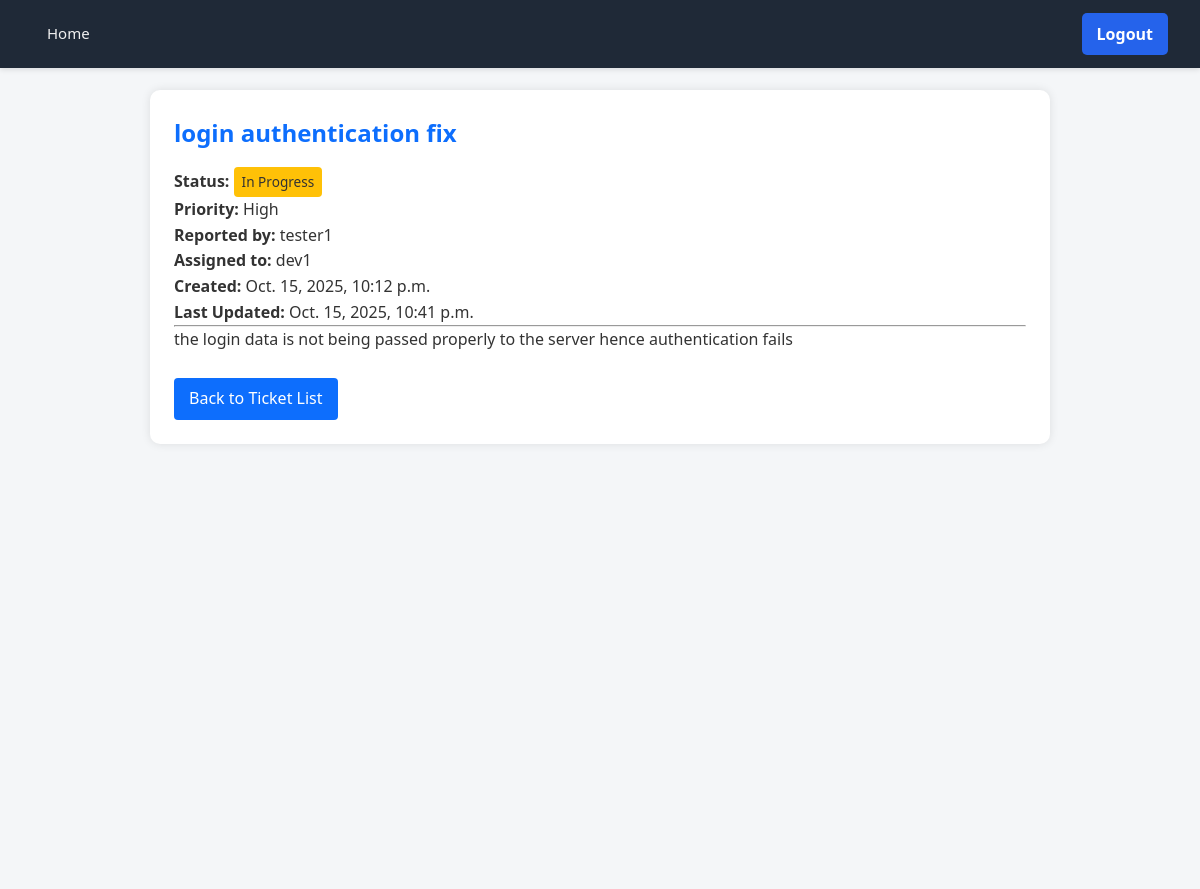
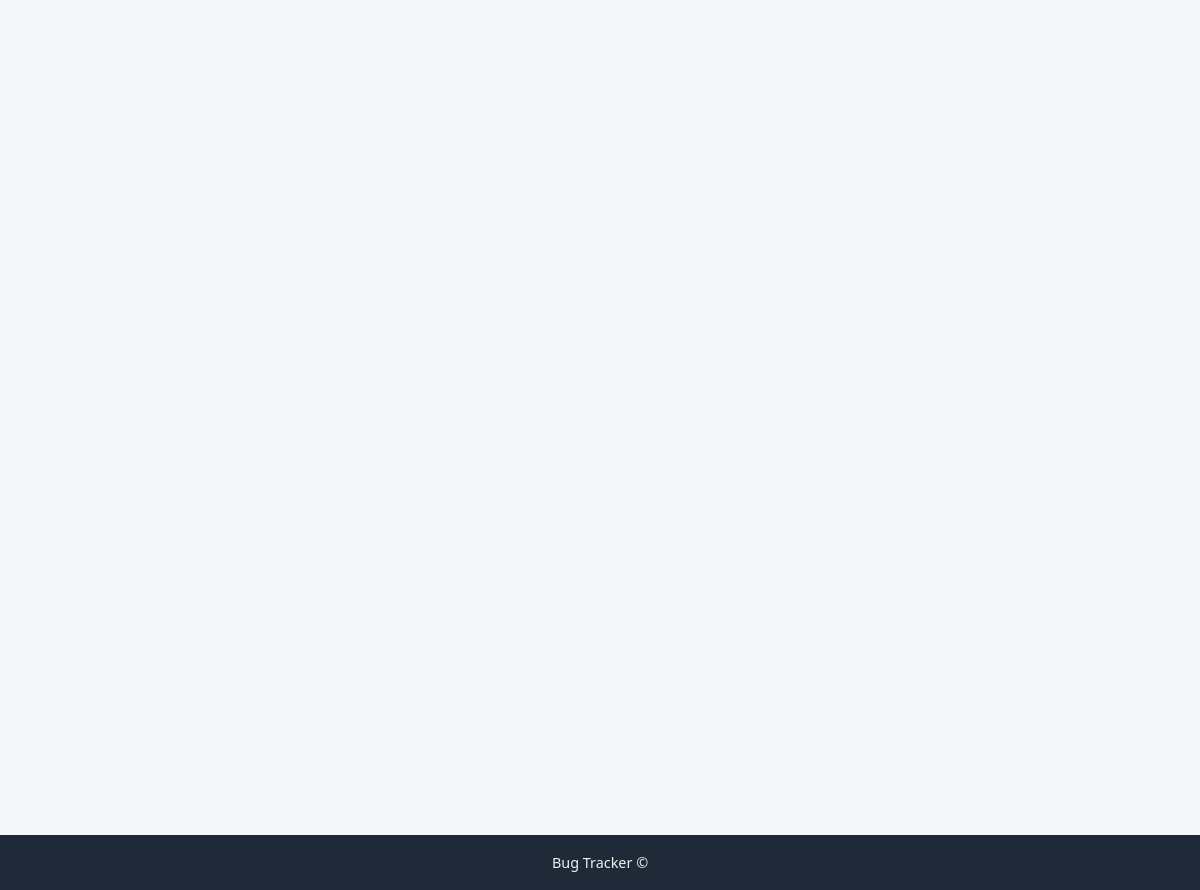
The app's page /ticket/3/ (signed in) with its own data (2 pictures, top to bottom).
### tickets/models.py (models this page shows, shortened)
class Ticket(models.Model):
    class Status(models.TextChoices):
        TO_DO = 'TO_DO', 'To Do'
        IN_PROGRESS = 'IN_PROGRESS', 'In Progress'
        RESOLVED = 'RESOLVED', 'Resolved'
    class Priority(models.TextChoices):
        LOW = 'LOW', 'Low'
        MEDIUM = 'MEDIUM', 'Medium'
        HIGH = 'HIGH', 'High'
    title = models.CharField(max_length=100)
    description = models.TextField()
    status = models.CharField(max_length=20, choices=Status.choices, default=Status.TO_DO)
    priority = models.CharField(max_length=20, choices=Priority.choices, default=Priority.MEDIUM)
    created_at = models.DateTimeField(auto_now_add=True)
    updated_at = models.DateTimeField(auto_now=True)
    assigned_to = models.ForeignKey(User, on_delete=models.SET_NULL, null=True, blank=True, related_name='assigned_tickets')
    reported_by = models.ForeignKey(User, on_delete=models.CASCADE, related_name='reported_tickets')

### tickets/views.py (the view)
# urls.py: path('ticket/<int:pk>/', views.ticket_detail, name='ticket_detail'),
@login_required
def ticket_detail(request, pk):
    ticket = get_object_or_404(Ticket, pk=pk)
    return render(request, 'tickets/ticket_detail.html', {'ticket': ticket})

### tickets/templates/tickets/ticket_detail.html (shortened to what this page needs)
{% extends 'tickets/base.html' %}
{% block content %}
    <h2>{{ ticket.title }}</h2>
    <p><strong>Status:</strong>
        <span class="badge {{ ticket.status|lower }}">
            {{ ticket.get_status_display }}
        </span>
    </p>
    <p><strong>Priority:</strong> {{ ticket.get_priority_display }}</p>
    <p><strong>Reported by:</strong> {{ ticket.reported_by.username }}</p>
    <p><strong>Assigned to:</strong> {{ ticket.assigned_to.username|default:"Unassigned" }}</p>
    <p><strong>Created:</strong> {{ ticket.created_at }}</p>
    <p><strong>Last Updated:</strong> {{ ticket.updated_at }}</p>
    <hr>
    <p>{{ ticket.description|linebreaks }}</p>
    <br>
    <a href="{% url 'ticket_list' %}" class="button">Back to Ticket List</a>
{% endblock %}

### tickets/static/css/style.css (style rules this page uses)
* { margin: 0; padding: 0; box-sizing: border-box; font-family: "Segoe UI", Tahoma, Geneva, Verdana, sans-serif; }
body { background-color: #f8f9fa; color: #333; line-height: 1.6; padding-top: 60px; }
h1, h2, h3 { margin-bottom: 15px; color: #0d6efd; }
button, input[type="submit"], a.button { background-color: #0d6efd; color: #fff; border: none; padding: 8px 15px; border-radius: 4px; text-decoration: none; display: inline-block; cursor: pointer; transition: background-color 0.2s ease; }
.badge { display: inline-block; padding: 4px 8px; font-size: 0.85rem; border-radius: 4px; color: #fff; }
.badge.in_progress { background: #ffc107; color: #333; }
body { font-family: 'Segoe UI', Tahoma, sans-serif; background-color: #f4f6f8; color: #333; margin: 0; padding: 0; }

### records on screen
Ticket: title "login authentication fix", status "In Progress", priority "High", reported_by.username "tester1", assigned_to.username "dev1", created_at "Oct. 15, 2025, 10:12 p.m.", updated_at "Oct. 15, 2025, 10:41 p.m.", description "the login data is not being passed properly to the server hence authentication fails"
